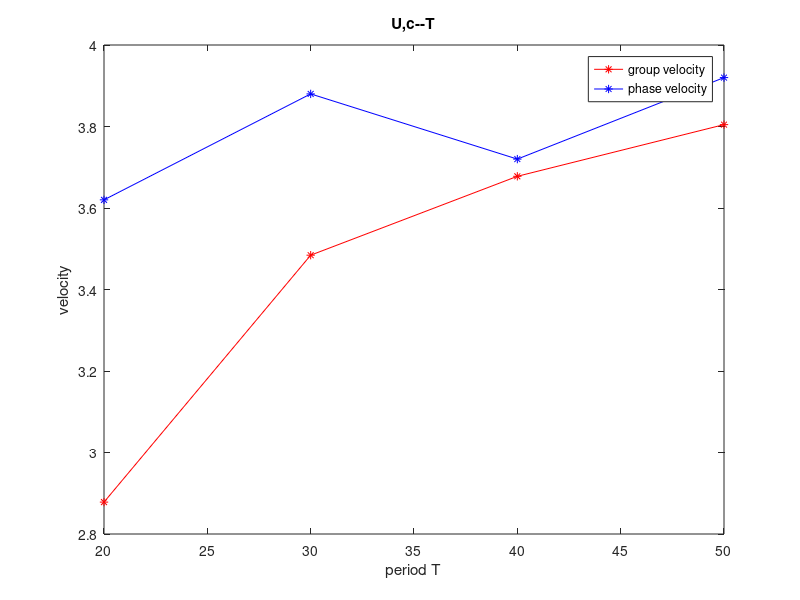

Reproduce this figure in MATLAB.
pas=[435 335 315 320 350];
nee=[550 430 405 407 460];
U=331./(nee-pas);
T=[20 30 40 50 60];
figure;
plot(T(1:4),U(1:4),'r*-',T(1:4),[3.62 3.88 3.72 3.92],'b*-');
title('U,c--T');
xlabel('period T');
ylabel('velocity');
legend('group velocity','phase velocity')
